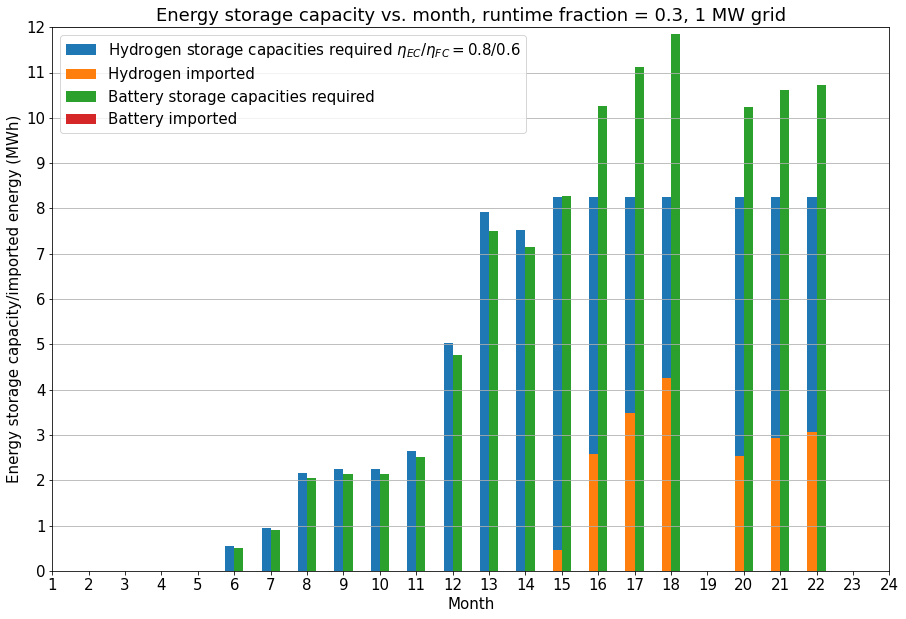

Write the Python code that produced this figure.
import numpy as np
import matplotlib.pyplot as plt
from matplotlib.lines import Line2D
import matplotlib.patches as mpatches
linewidth=2
plt.figure(figsize=(15,10))
plt.rc('font', size=15)

h_stor=np.array([0,	0,	0,	0,	0,	0.543,	0.941,	2.166,	2.254,	2.254,	2.652,	5.032,	7.93	,7.532,	8.262,	8.262,	8.262,	8.262,	0,	8.262,	8.262,	8.262,	0,	0,])
bat_stor = np.array([0.00,	0.00,	0.00,	0.00	,0.00,	0.51	,0.89,	2.05	,2.14,	2.14,	2.51,	4.77,	7.51,	7.14,	8.27,	10.26,	11.13,	11.85,	0.00,	10.23,	10.61,	10.72,	0.00,	0.00])
h_import = np.array([-8.26,	-8.26,	-8.26,	-8.26,	-8.26,	-7.72,	-7.32,	-6.10,	-6.01,	-6.01,	-5.61,	-3.23,	-0.33,	-0.73,	0.46	,2.57,	3.49	, 4.25,	-8.26,	2.54	,2.94,	3.06	,-8.26,	-8.26])
bat_import = np.array([-11.7,	-24.9,	-24.9,	-5.1,	-26.4,	-48.4,	-54.8,	-74.5,	-75.9,	-75.9,	-82.3,	-120.5,	-167.0,	-160.6,	-179.8,	-213.6,	-228.3,	-240.6,	-2.3,	-213.1,	-219.5,	-221.4,	-5.1,	-5.1])
bat_import = np.where(bat_import<0,0,bat_import)
h_import = np.where(h_import<0,0,h_import)
month = np.linspace(1, 24,num=24)

plt.bar(month-0.125,h_stor,width=0.25,label='Hydrogen storage capacities required $η_{EC}/η_{FC} = 0.8/0.6$')
plt.bar(month-0.125,h_import,width=0.25,label='Hydrogen imported')
plt.bar(month+0.125,bat_stor,width=0.25,label='Battery storage capacities required')
plt.bar(month+0.125,bat_import,width=0.25,label='Battery imported')

plt.xlim(1,24)
plt.xticks(np.arange(1, 25, step=1))

plt.xlabel('Month')
plt.ylabel('Energy storage capacity/imported energy (MWh)')
plt.title('Energy storage capacity vs. month, runtime fraction = 0.3, 1 MW grid')
plt.legend()
plt.yticks(np.arange(0, 13, step=1))
plt.ylim(0,12)
plt.grid(axis='y')
plt.show()
